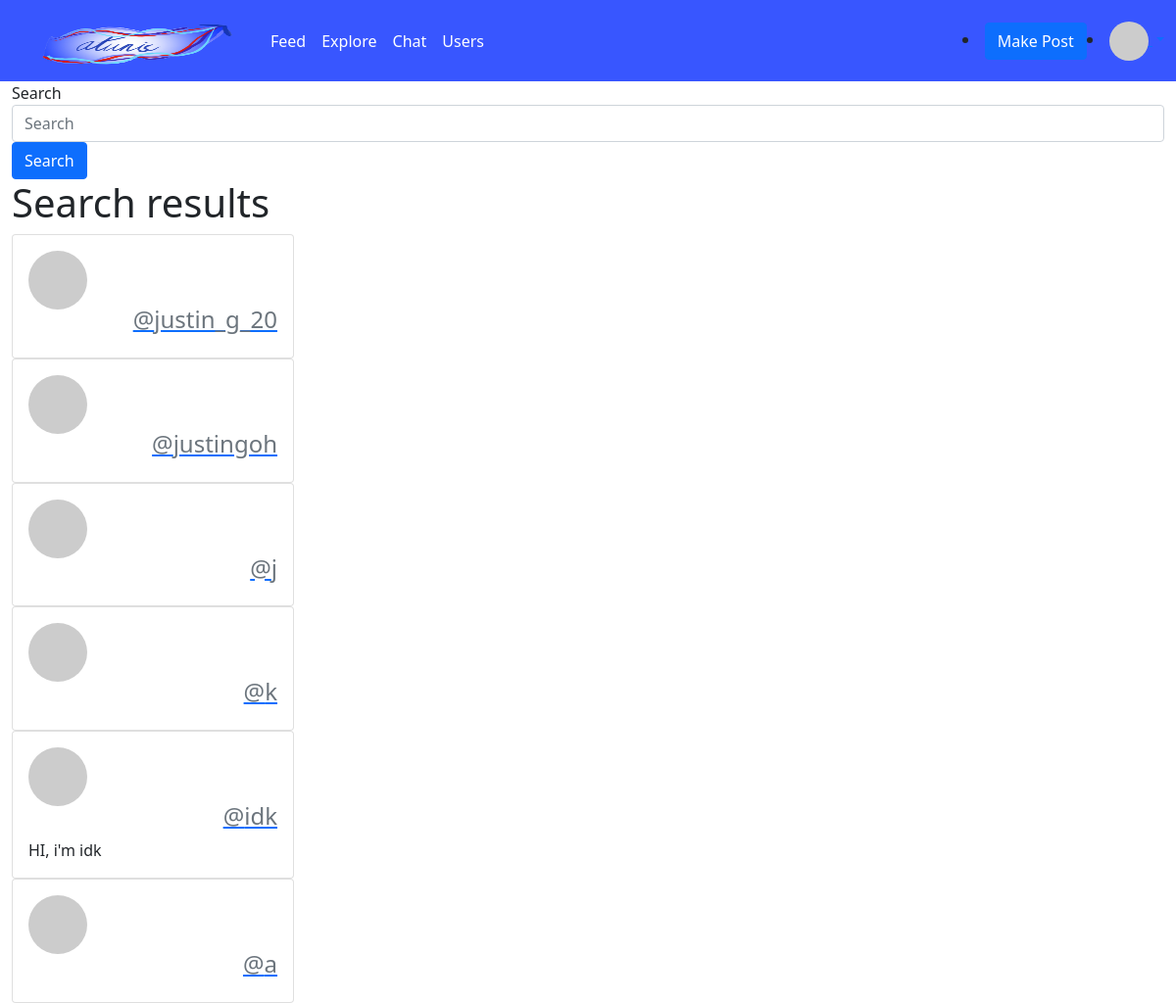
Screenshot of /media/users (signed in) with the database file from the repository.
### code.py (models this page shows, shortened)
class users(db.Model):
    id = db.Column("id", db.Integer, primary_key=True)
    name = db.Column(db.String(100))
    email = db.Column(db.String(100))
    about_me = db.Column(db.String(400))
    password = db.Column(db.String(100))
    posts = db.relationship("Post", backref="author", lazy="dynamic")
    followed = db.relationship(
        "users",
        secondary=followers,
        primaryjoin=(followers.c.follower_id == id),
        secondaryjoin=(followers.c.followed_id == id),
        backref=db.backref("followers", lazy="dynamic"),
        lazy="dynamic",
    )
    liked = db.relationship(
        "PostLike", foreign_keys="PostLike.user_id", backref="user", lazy="dynamic"
    )
    def avatar(self):
        return (
            "https://www.gravatar.com/avatar/"
            + md5(self.email.encode()).hexdigest()
            + "?d=identicon"
        )

### media.py (the view)
@media.route("/users", methods=["POST", "GET"])
def usrs():
    if "user" not in session:
        return redirect(url_for("login"))
    if request.method == "POST":
        search = request.form["search"]
        usrsi = users.query.filter(users.name.like("%" + search + "%")).limit(50)
        return render_template("media_users.html", users=users, given_users=usrsi)
    else:
        return render_template(
            "media_users.html", users=users, given_users=users.query.limit(50)
        )

### templates/media_users.html (shortened to what this page needs)
{% extends "media.html" %}
{% block content %}
<form action="#" method="post">
    <div class="form-group">
        <label for="search">Search</label>
        <input type="text" class="form-control" id="search" name="search"
            placeholder="Search">
    </div>
    <button type="submit" class="btn btn-primary">Search</button>
</form>
<h1>Search results</h1>
{% for usr in given_users %}
<div class="card" style="width: 18rem;">
    <div class="card-body">
        <img src="{{usr.avatar()}}" width="60" height="60"
            class="rounded-circle">
        <h5 class="card-title" style="text-align:right;">
            <a href="/media/profile/{{usr.name}}">
                <h4 class="card-subtitle mb-2 text-muted">@{{usr.name}}</h6>
            </a>
        </h5>
        <p class="card-text">{{usr.about_me}}</p>
    </div>
</div>
{% endfor %}
{% endblock %}

### rows the page displays
users: name "justin_g_20"
users: name "justingoh"
users: name "j"
users: name "k"
users: name "idk", about_me "HI, i'm idk"
users: name "a"
